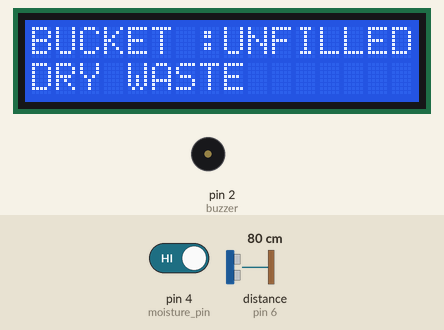
Recording of a sketch running on a simulated Arduino Uno, built with avr-gcc and run on an emulated ATmega328P. Shown: 16×2 character LCD, buzzer (waves = sounding, pin HIGH). Wiring (inferred from the names in the program): ultrasonic range finder: trigger pin 5; echo pin 6. The inputs (shaded band) are chosen by the test bench; at power-on: distance to the obstacle (sensor on pin 6) 80 cm, pin 4 (moisture_pin) HIGH. The echo pulse lasts 58.3 µs per cm; pins used as bus, display or sensor lines are not drawn.

Above: at 4.3 s.
4.4 s: distance to the obstacle (sensor on pin 6) set to 18 cm
5.9 s: distance to the obstacle (sensor on pin 6) set to 14 cm
At 6.3 s:
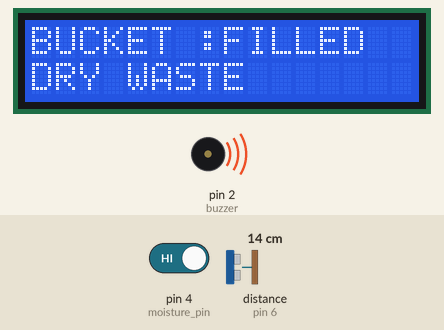
7.4 s: pin 4 (moisture_pin) driven LOW
At 8.6 s:
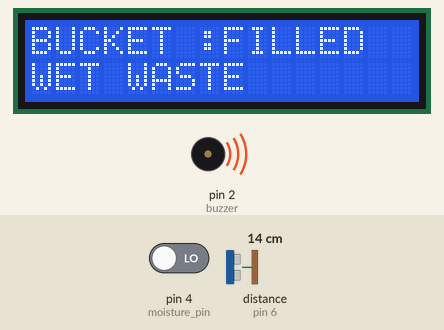
8.9 s: distance to the obstacle (sensor on pin 6) set to 35 cm
At 10.1 s:
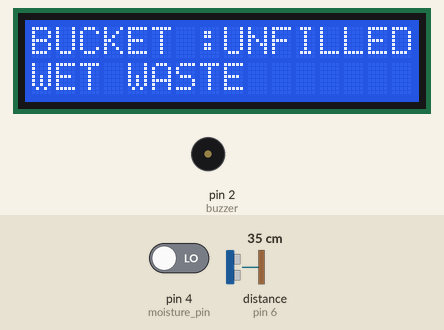
10.4 s: pin 4 (moisture_pin) driven HIGH
At 11.1 s:
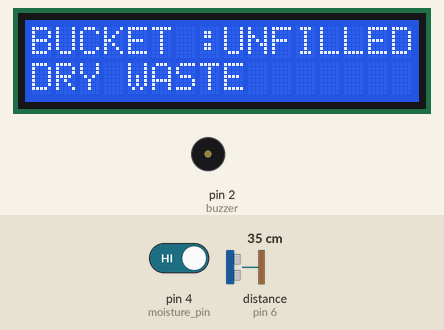
11.9 s: distance to the obstacle (sensor on pin 6) set to 2 cm
At 11.92 s:
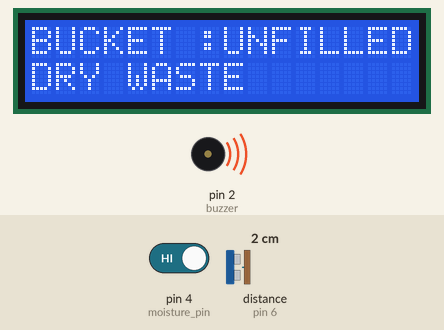
Timing chart, 0 to 14.4 s (numbered marks = the images above; inputs shaded):
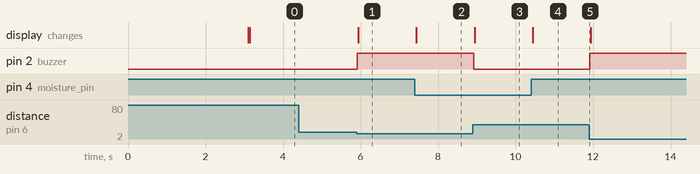

Measured:
- the behaviour switches between 16 and 15 cm on distance to the obstacle (sensor on pin 6) (found by bisection; images 0 and 1)
- after the input at 4.4 s, every drawn part: stays the same
- after the input at 5.9 s, pin 2 (buzzer): LOW → HIGH at once; the display: changes at once (image 1)
- after the input at 7.4 s, the display: changes at once (image 2)
- after the input at 8.9 s, pin 2 (buzzer): HIGH → LOW at once; the display: changes after 0.05 s (image 3)
- after the input at 10.4 s, the display: changes after 0.05 s (image 4)
- after the input at 11.9 s, pin 2 (buzzer): LOW → HIGH at once

The sketch:

WASTE_seregation_SYSTEM.ino
```cpp
#include <LiquidCrystal_I2C.h>
LiquidCrystal_I2C lcd(0x27, 16, 2);
#define moisture_pin 4
#define buzzer 2
const int trigPin_1 = 5;
const int echoPin_1 = 6;
long duration;
int distance;
int U1;
String bucket = "";
String waste = "";
int flag;
void setup() {
  lcd.init();
  lcd.clear();
  lcd.backlight();
  pinMode(trigPin_1, OUTPUT);  // Sets the trigPin as an Output
  pinMode(echoPin_1, INPUT);
  pinMode(moisture_pin, INPUT);
  pinMode(buzzer, OUTPUT);
  lcd.setCursor(0, 0);
  lcd.print("   SMART WASTE");
  lcd.setCursor(0, 1);
  lcd.print(" SERGATION SYSTEM");
  delay(3000);
  lcd.clear();
}
void Ultra_sonic(int a, int b) {
  // Clears the trigPin
  digitalWrite(a, LOW);
  delayMicroseconds(2);
  // Sets the trigPin on HIGH state for 10 micro seconds
  digitalWrite(a, HIGH);
  delayMicroseconds(10);
  digitalWrite(a, LOW);
  // Reads the echoPin, returns the sound wave travel time in microseconds
  duration = pulseIn(b, HIGH);
  // Calculating the distance
  distance = duration * 0.034 / 2;
}

void loop() {
  lcd.setCursor(0, 0);
  lcd.print("BUCKET :");
  lcd.print(bucket);
  lcd.setCursor(0, 1);
  lcd.print(waste);
  Ultra_sonic(trigPin_1, echoPin_1);
  U1 = distance;
  if (U1 < 15) {
    bucket = "FILLED  ";

    digitalWrite(buzzer, HIGH);


  } else {
    bucket = "UNFILLED";
    digitalWrite(buzzer,LOW);

  }
  int moist = digitalRead(moisture_pin);
  if (moist == 0) {
    waste = "WET WASTE";
  } else {
    waste = "DRY WASTE";
  }
}
```

simple.c
```cpp
#include <stdio.h>

int main() {
    printf("Hello, GitHub!\n");
    return 0;
}
```
